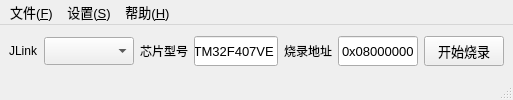
<?xml version="1.0" encoding="UTF-8"?>
<ui version="4.0">
 <class>MainWindow</class>
 <widget class="QMainWindow" name="MainWindow">
  <property name="geometry">
   <rect>
    <x>0</x>
    <y>0</y>
    <width>513</width>
    <height>100</height>
   </rect>
  </property>
  <property name="minimumSize">
   <size>
    <width>513</width>
    <height>100</height>
   </size>
  </property>
  <property name="maximumSize">
   <size>
    <width>513</width>
    <height>100</height>
   </size>
  </property>
  <property name="font">
   <font>
    <pointsize>10</pointsize>
   </font>
  </property>
  <property name="windowTitle">
   <string>JLinkTool</string>
  </property>
  <widget class="QWidget" name="centralwidget">
   <layout class="QGridLayout" name="gridLayout_2">
    <item row="0" column="0">
     <layout class="QHBoxLayout" name="horizontalLayout">
      <item>
       <widget class="QLabel" name="label">
        <property name="minimumSize">
         <size>
          <width>0</width>
          <height>30</height>
         </size>
        </property>
        <property name="font">
         <font>
          <pointsize>9</pointsize>
         </font>
        </property>
        <property name="text">
         <string>JLink</string>
        </property>
       </widget>
      </item>
      <item>
       <widget class="QComboBox" name="comboBoxJLinkSN">
        <property name="minimumSize">
         <size>
          <width>90</width>
          <height>28</height>
         </size>
        </property>
        <property name="maximumSize">
         <size>
          <width>500</width>
          <height>28</height>
         </size>
        </property>
       </widget>
      </item>
      <item>
       <widget class="QLabel" name="label_2">
        <property name="minimumSize">
         <size>
          <width>0</width>
          <height>30</height>
         </size>
        </property>
        <property name="font">
         <font>
          <pointsize>9</pointsize>
         </font>
        </property>
        <property name="text">
         <string>芯片型号</string>
        </property>
       </widget>
      </item>
      <item>
       <widget class="QLineEdit" name="lineEditDevice">
        <property name="minimumSize">
         <size>
          <width>0</width>
          <height>30</height>
         </size>
        </property>
        <property name="maximumSize">
         <size>
          <width>130</width>
          <height>30</height>
         </size>
        </property>
        <property name="text">
         <string>STM32F407VE</string>
        </property>
        <property name="alignment">
         <set>Qt::AlignCenter</set>
        </property>
       </widget>
      </item>
      <item>
       <widget class="QLabel" name="label_3">
        <property name="minimumSize">
         <size>
          <width>0</width>
          <height>30</height>
         </size>
        </property>
        <property name="font">
         <font>
          <pointsize>9</pointsize>
         </font>
        </property>
        <property name="text">
         <string>烧录地址</string>
        </property>
       </widget>
      </item>
      <item>
       <widget class="QLineEdit" name="lineEditStartAddress">
        <property name="minimumSize">
         <size>
          <width>50</width>
          <height>30</height>
         </size>
        </property>
        <property name="maximumSize">
         <size>
          <width>120</width>
          <height>30</height>
         </size>
        </property>
        <property name="text">
         <string>0x08000000</string>
        </property>
        <property name="alignment">
         <set>Qt::AlignCenter</set>
        </property>
       </widget>
      </item>
      <item>
       <widget class="QPushButton" name="pushButtonStart">
        <property name="minimumSize">
         <size>
          <width>0</width>
          <height>30</height>
         </size>
        </property>
        <property name="text">
         <string>开始烧录</string>
        </property>
        <property name="shortcut">
         <string>F5</string>
        </property>
        <property name="autoDefault">
         <bool>false</bool>
        </property>
        <property name="default">
         <bool>false</bool>
        </property>
        <property name="flat">
         <bool>false</bool>
        </property>
       </widget>
      </item>
     </layout>
    </item>
   </layout>
  </widget>
  <widget class="QMenuBar" name="menubar">
   <property name="geometry">
    <rect>
     <x>0</x>
     <y>0</y>
     <width>513</width>
     <height>23</height>
    </rect>
   </property>
   <widget class="QMenu" name="menuFile">
    <property name="title">
     <string>文件(&amp;F)</string>
    </property>
    <addaction name="actionImport"/>
    <addaction name="separator"/>
    <addaction name="actionSaved"/>
    <addaction name="separator"/>
    <addaction name="actionQuit"/>
   </widget>
   <widget class="QMenu" name="menuSetting">
    <property name="title">
     <string>设置(&amp;S)</string>
    </property>
    <addaction name="actionAdvanced"/>
   </widget>
   <widget class="QMenu" name="menuHelp">
    <property name="title">
     <string>帮助(&amp;H)</string>
    </property>
    <addaction name="actionRegister"/>
    <addaction name="separator"/>
    <addaction name="actionAbout"/>
   </widget>
   <addaction name="menuFile"/>
   <addaction name="menuSetting"/>
   <addaction name="menuHelp"/>
  </widget>
  <widget class="QStatusBar" name="statusbar"/>
  <action name="actionJLink">
   <property name="text">
    <string>JLink设置</string>
   </property>
  </action>
  <action name="actionImport">
   <property name="text">
    <string>导入(&amp;I)</string>
   </property>
  </action>
  <action name="actionSaved">
   <property name="text">
    <string>保存(&amp;S)</string>
   </property>
  </action>
  <action name="actionQuit">
   <property name="text">
    <string>退出(&amp;Q)</string>
   </property>
  </action>
  <action name="actionRegister">
   <property name="text">
    <string>注册(&amp;R)</string>
   </property>
  </action>
  <action name="actionAbout">
   <property name="text">
    <string>关于(&amp;A)</string>
   </property>
  </action>
  <action name="actionAdvanced">
   <property name="text">
    <string>高级设置</string>
   </property>
  </action>
 </widget>
 <resources/>
 <connections/>
</ui>
